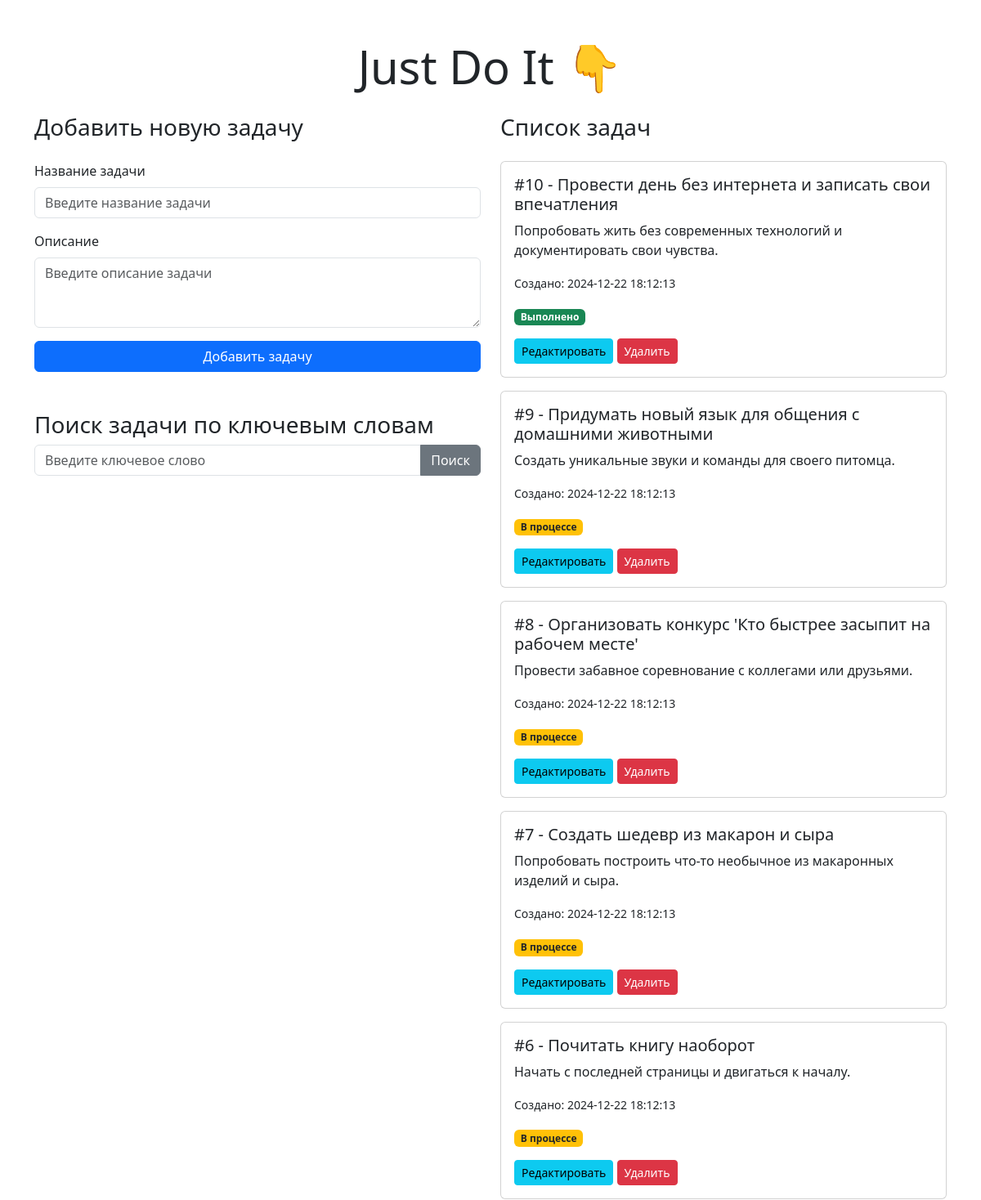
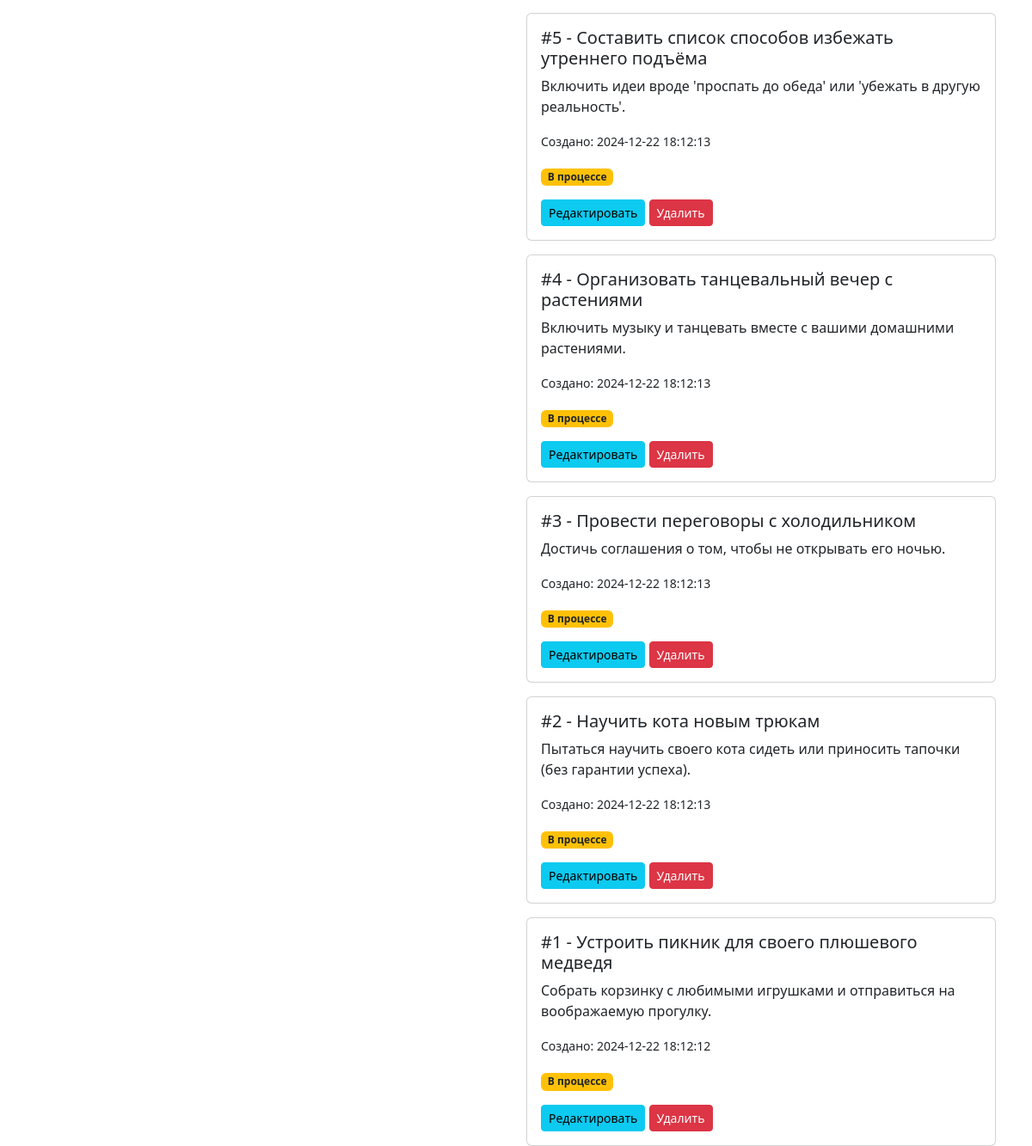
The page / on the database its author committed (2 pictures, top to bottom).
### models.py (models this page shows)
class TodoItem(Base):
    __tablename__ = "todo_items"
    id = Column(Integer, primary_key=True, index=True)
    title = Column(String, index=True)
    description = Column(String, nullable=True)
    completed = Column(Boolean, default=False)
    created_at = Column(DateTime(timezone=True), server_default=func.now())

### main.py (the view)
@app.get("/", response_class=HTMLResponse)
def read_root(request: Request, db: Session = Depends(get_db)):
    tasks = db.query(TodoItemModel).order_by(desc(TodoItemModel.id)).all()
    return templates.TemplateResponse("index.html", {"request": request, "tasks": tasks})

### templates/index.html (shortened to what this page needs)
<!DOCTYPE html>
<html lang="ru">
<head>
    <link rel="stylesheet" href="https://cdn.jsdelivr.net/npm/bootstrap@5.3.0/dist/css/bootstrap.min.css">
</head>
<body>
<div class="container mt-5">
    <h1 class="display-4 text-center">Just Do It 👇</h1>
    <div class="row mt-4">
        <div class="col-md-6">
            <h3 class="mb-4">Добавить новую задачу</h3>
            <form id="addTaskForm" method="post" action="/add">
                <div class="mb-3">
                    <label for="title" class="form-label">Название задачи</label>
                    <input type="text" id="title" name="title" class="form-control" placeholder="Введите название задачи" required>
                </div>
                <div class="mb-3">
                    <label for="description" class="form-label">Описание</label>
                    <textarea id="description" name="description" class="form-control" rows="3" placeholder="Введите описание задачи"></textarea>
                </div>
                <button type="submit" class="btn btn-primary w-100">Добавить задачу</button>
            </form>
            <h3 class="mt-5">Поиск задачи по ключевым словам</h3>
            <form id="searchTaskForm" method="get" action="/search">
                <div class="input-group mb-3">
                    <input type="text" id="query" name="query" class="form-control" placeholder="Введите ключевое слово" required>
                    <button class="btn btn-secondary" type="submit">Поиск</button>
                </div>
            </form>
        </div>
        <div class="col-md-6">
            <h3 class="mb-4">Список задач</h3>
            {% if tasks %}
            {% for task in tasks %}
            <div class="card mt-3">
                <div class="card-body">
                    <h5>#{{ task.id }} - {{ task.title }}</h5>
                    <p>{{ task.description }}</p>
                    <p><small>Создано: {{ task.created_at.strftime("%Y-%m-%d %H:%M:%S") }}</small></p>
                    <span class="badge {{ 'bg-success' if task.completed else 'bg-warning text-dark' }}">
                        {{ "Выполнено" if task.completed else "В процессе" }}
                    </span>
                    <div class="mt-3">
                        <a href="/edit/{{ task.id }}" class="btn btn-sm btn-info">Редактировать</a>
                        <button class="btn btn-sm btn-danger delete-button" data-id="{{ task.id }}">Удалить</button>
                    </div>
                </div>
            </div>
            {% endfor %}
            {% else %}
            <p class="text-muted">Список задач пуст. Добавьте новую задачу!</p>
            {% endif %}
        </div>
    </div>
</div>
</body>
</html>

### rows shown on the page
TodoItem: id "10", title "Провести день без интернета и записать свои впечатления", description "Попробовать жить без современных технологий и документировать свои чувства.", created_at "2024-12-22 18:12:13", completed "Выполнено"
TodoItem: id "9", title "Придумать новый язык для общения с домашними животными", description "Создать уникальные звуки и команды для своего питомца.", created_at "2024-12-22 18:12:13", completed "В процессе"
TodoItem: id "8", title "Организовать конкурс 'Кто быстрее засыпит на рабочем месте'", description "Провести забавное соревнование с коллегами или друзьями.", created_at "2024-12-22 18:12:13", completed "В процессе"
TodoItem: id "7", title "Создать шедевр из макарон и сыра", description "Попробовать построить что-то необычное из макаронных изделий и сыра.", created_at "2024-12-22 18:12:13", completed "В процессе"
TodoItem: id "6", title "Почитать книгу наоборот", description "Начать с последней страницы и двигаться к началу.", created_at "2024-12-22 18:12:13", completed "В процессе"
TodoItem: id "5", title "Составить список способов избежать утреннего подъёма", description "Включить идеи вроде 'проспать до обеда' или 'убежать в другую реальность'.", created_at "2024-12-22 18:12:13", completed "В процессе"
TodoItem: id "4", title "Организовать танцевальный вечер с растениями", description "Включить музыку и танцевать вместе с вашими домашними растениями.", created_at "2024-12-22 18:12:13", completed "В процессе"
TodoItem: id "3", title "Провести переговоры с холодильником", description "Достичь соглашения о том, чтобы не открывать его ночью.", created_at "2024-12-22 18:12:13", completed "В процессе"
TodoItem: id "2", title "Научить кота новым трюкам", description "Пытаться научить своего кота сидеть или приносить тапочки (без гарантии успеха).", created_at "2024-12-22 18:12:13", completed "В процессе"
TodoItem: id "1", title "Устроить пикник для своего плюшевого медведя", description "Собрать корзинку с любимыми игрушками и отправиться на воображаемую прогулку.", created_at "2024-12-22 18:12:12", completed "В процессе"
